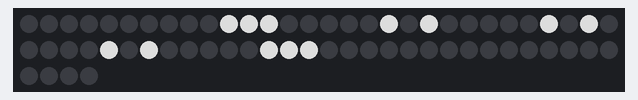
Simulated run of this program. Board: ESP32. Parts: 64 RGB LEDs in strip order, left to right, continuing on the next row. Dim RGB values are drawn brighter than linear.

Above: at 0.1 s.

The program:

main.cpp
```cpp
#include <Arduino.h>
#include <LEDMatrix.hpp>


int pin = 13;

LEDMatrix ledMatrix(pin);
std::array<Image, 10> numbers = {ZERO, ONE, TWO, THREE, FOUR, FIVE, SIX, SEVEN, EIGHT, NINE};

void setup() {
    ledMatrix.begin();
}

void loop() {
    for(int i = 0; i>=0; i++)
    {
        ledMatrix.showImage(numbers[i%10]);
        delay(500);
    }
}
```

LEDMatrix.hpp
```cpp
#pragma once
#include <Adafruit_NeoPixel.h>
#include <vector>


typedef std::array<unsigned char, 8*8*3> Image;

class LEDMatrix{
    private:
    int width;
    int height;
    int pin;
    int NUMPIXELS;

    public:

    //display public for debugging
    Adafruit_NeoPixel display;

    /// @brief LEDMatrix constructor
    /// @param w, h, serialpin
    LEDMatrix(int serialpin);

    /// @brief display an image on the LED Matrix
    /// @param image
    void showImage(const Image& image);

    void begin();
};


extern const Image ZERO, ONE, TWO, THREE, FOUR, FIVE, SIX, SEVEN, EIGHT, NINE,
                    UP, DOWN, LEFT, RIGHT, firefox;
```

matrix.cpp
```cpp
#include <Arduino.h>
#include <Adafruit_NeoPixel.h>
#include <LEDMatrix.hpp>
#include <vector>


LEDMatrix::LEDMatrix(int serialpin)
  : display(8*8, serialpin, NEO_GRB + NEO_KHZ800)
{


}

void LEDMatrix::begin()
{
  display.begin();
  display.clear();
  display.show();
}


void LEDMatrix::showImage(const Image& image)
{
  display.clear();  //refresh display
  display.setBrightness(150);

  for(int pixel = 0; pixel < 8*8; pixel++){
    const int dataindex = pixel * 3;
    display.setPixelColor(pixel, image[dataindex], image[dataindex+1], image[dataindex+2]);

  }
  display.show();   //send serial signal
}
```

Source omitted: images.cpp (data table, 10709 bytes)
